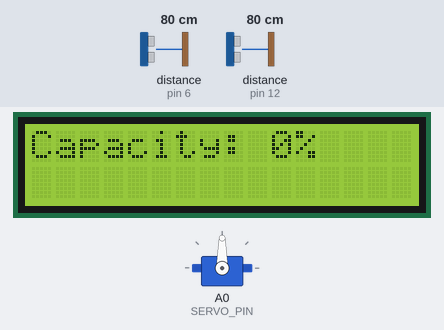
Recording of a sketch running on a simulated Arduino Uno, built with avr-gcc and run on an emulated ATmega328P. Parts: servo, 16×2 character LCD. Inputs (shaded band) come from the test bench; at power-on: distance to the obstacle (sensors on pin 6, pin 12) 80 cm. The echo pulse lasts 58.3 µs per cm.

Above: at 3.2 s.
3.3 s: distance to the obstacle (sensor on pin 6) set to 21 cm
4.8 s: distance to the obstacle (sensor on pin 6) set to 17 cm
At 5.23 s:
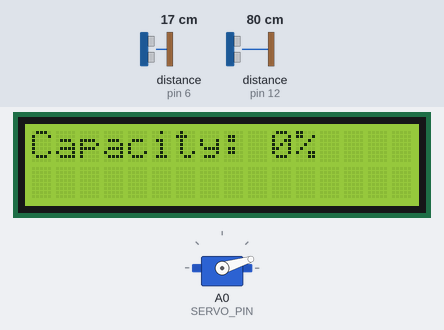
7.8 s: distance to the obstacle (sensor on pin 12) set to 2 cm
9.8 s: distance to the obstacle (sensor on pin 6) set to 35 cm
At 10.47 s:
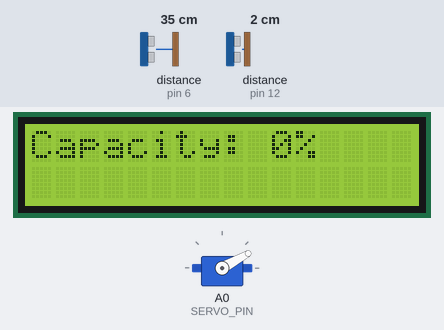
11.8 s: distance to the obstacle (sensor on pin 12) set to 4 cm
At 13.0 s:
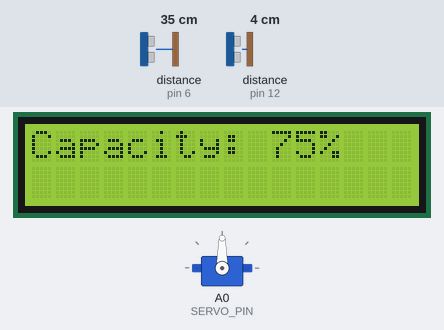
13.3 s: distance to the obstacle (sensor on pin 12) set to 9 cm
At 14.5 s:
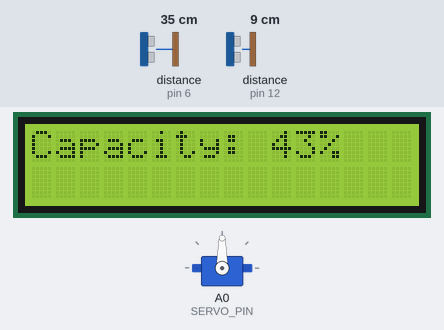
Timing chart, 0 to 15.8 s (numbered marks = the images above; inputs shaded):
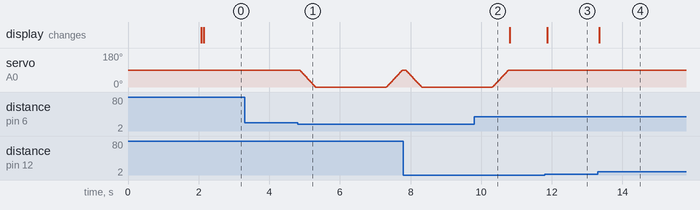

Measured:
- the behaviour switches between 20 and 19 cm on distance to the obstacle (sensor on pin 6) (found by bisection; images 0 and 1)
- after the input at 3.3 s, every drawn part: stays the same
- after the input at 9.8 s, servo on A0 (SERVO_PIN): goes on until 10.8 s, then stays 90°
- after the input at 11.8 s, the display: changes after 0.07 s (image 3)
- after the input at 13.3 s, the display: changes at once (image 4)

The sketch:

project_Tong_Sampah_otomatis_dengan_indikator_LCD_volume.ino
```cpp
#include <Wire.h>
#include <LiquidCrystal_I2C.h>
#include <NewPing.h>
#include <Servo.h>

#define TRIGGER_PIN 5
#define ECHO_PIN 6
#define MAX_DISTANCE 120

#define TRIGGER_PIN2 11
#define ECHO_PIN2 12
#define MAX_DISTANCE2 16 // Ubah jarak maksimum menjadi 16 cm

#define SERVO_PIN A0 // Menggunakan pin A0 untuk servo

LiquidCrystal_I2C lcd(0x27, 16, 2);
Servo myservo;
NewPing sonar1(TRIGGER_PIN, ECHO_PIN, MAX_DISTANCE);
NewPing sonar2(TRIGGER_PIN2, ECHO_PIN2, MAX_DISTANCE2);

bool isTrashFull = false;

void setup() {
  myservo.attach(SERVO_PIN);
  lcd.init();
  lcd.backlight();
  lcd.setCursor(0, 0);
  lcd.print("System Ready");
  delay(2000);
  lcd.clear();
}

void loop() {
  delay(50);

  // Membaca jarak dengan ultrasonik 1
  int distance1 = sonar1.ping_cm();

  // Membaca jarak dengan ultrasonik 2
  int distance2 = sonar2.ping_cm();

  // Membuka tong sampah jika ada objek terdeteksi oleh ultrasonik 1
  if (distance1 > 0 && distance1 < 20) {
    // Menggerakkan servo perlahan ke posisi terbuka (0 derajat)
    for (int pos = myservo.read(); pos >= 0; pos--) {
      myservo.write(pos);
      delay(5); // Penundaan untuk pergerakan yang lebih lambat
    }
    delay(2000); // Memberi waktu untuk membuang sampah
    // Menggerakkan servo perlahan kembali ke posisi tengah (90 derajat)
    for (int pos = 0; pos <= 90; pos++) {
      myservo.write(pos);
      delay(5); // Penundaan untuk pergerakan yang lebih lambat
    }
  }

  // Memeriksa kapasitas sampah dan menampilkan pada LCD
  int capacityPercentage = 0;
  if (distance2 > 0 && distance2 <= 16) {
    capacityPercentage = map(distance2, 16, 0, 0, 100);
  } else if (distance2 > 16) {
    capacityPercentage = 0; // Mengatasi kasus ketika tidak ada sampah terdeteksi
  }

  lcd.setCursor(0, 0);
  lcd.print("Capacity: ");
  lcd.print(capacityPercentage);
  lcd.print("%    ");

  // Memeriksa jika kapasitas sampah penuh
  if (capacityPercentage >= 90) {
    isTrashFull = true;
  } else {
    isTrashFull = false;
  }

  // Menampilkan pesan pada LCD jika kapasitas penuh
  if (isTrashFull) {
    lcd.setCursor(0, 1);
    lcd.print("Trash Full!");
  } else {
    lcd.setCursor(0, 1);
    lcd.print("            "); // Menghapus pesan sebelumnya jika kapasitas tidak penuh
  }
}
```
